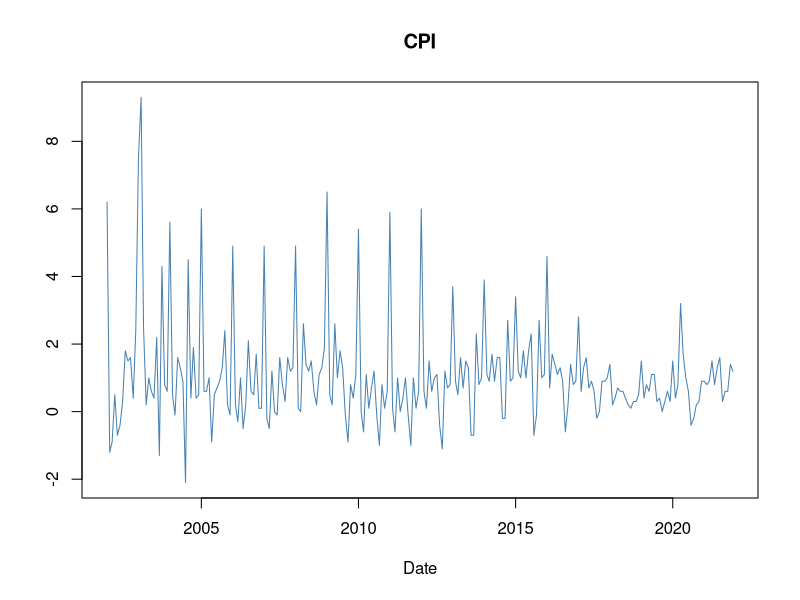
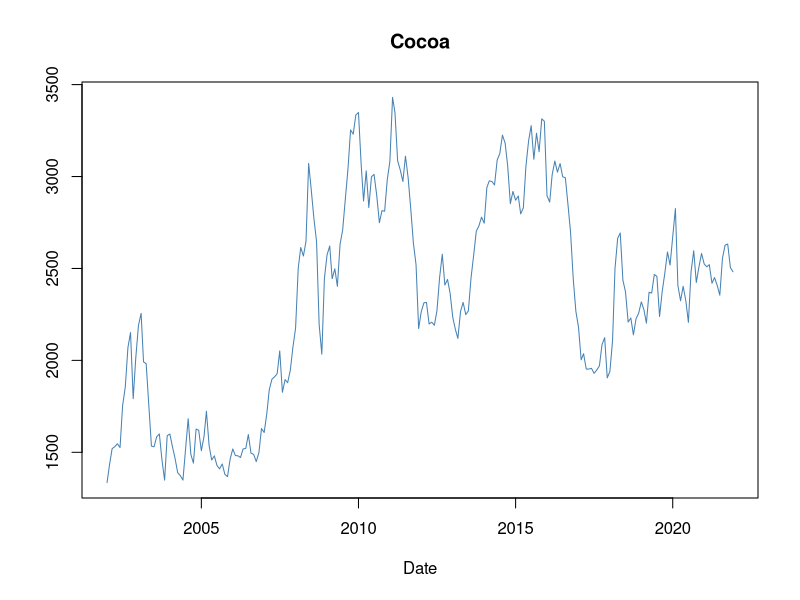
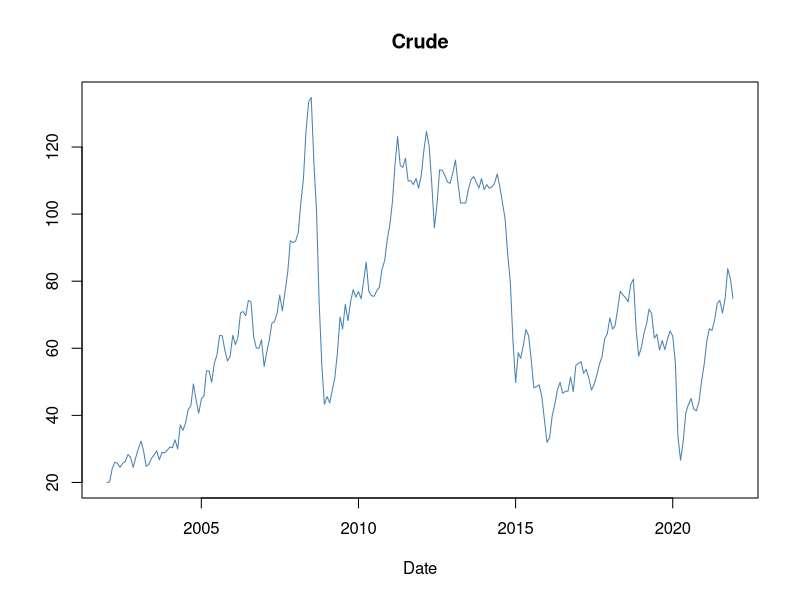
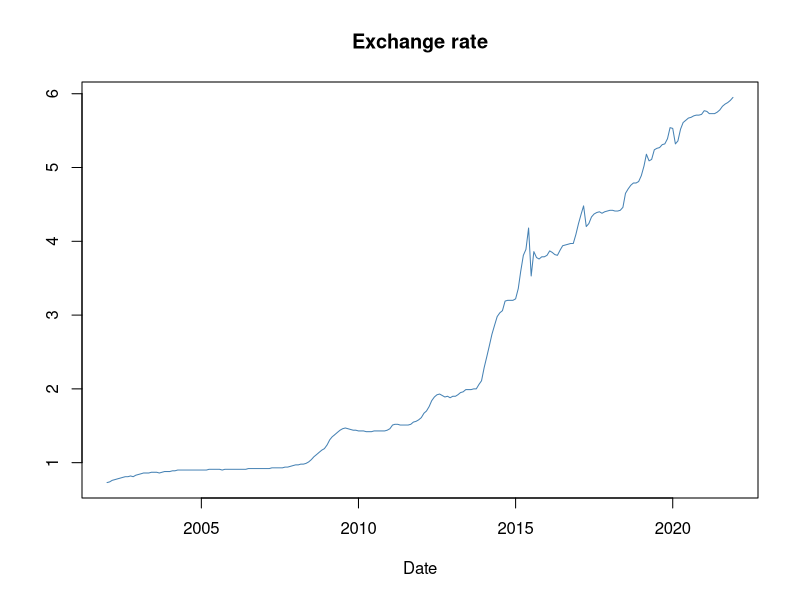
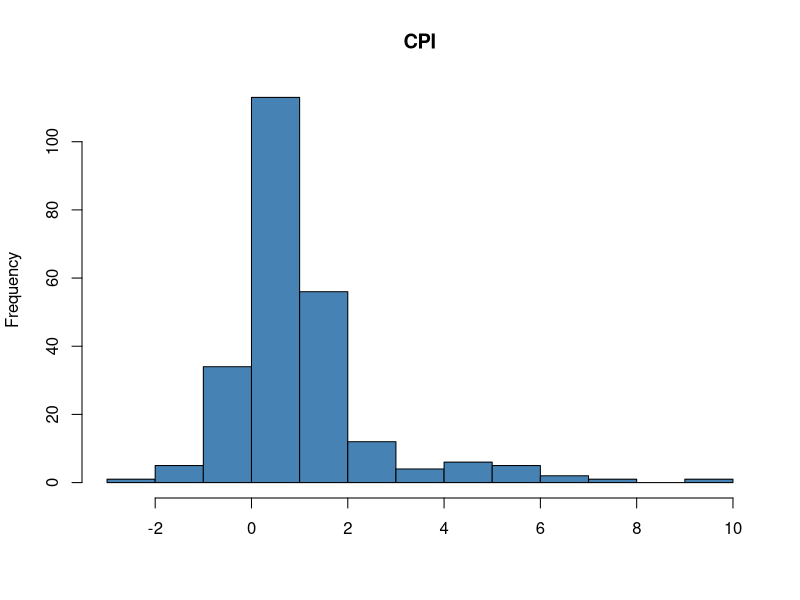
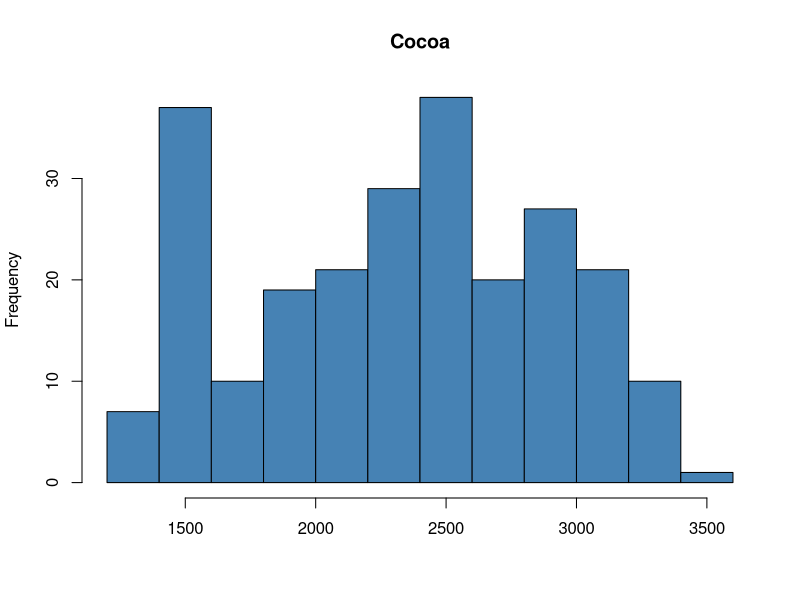
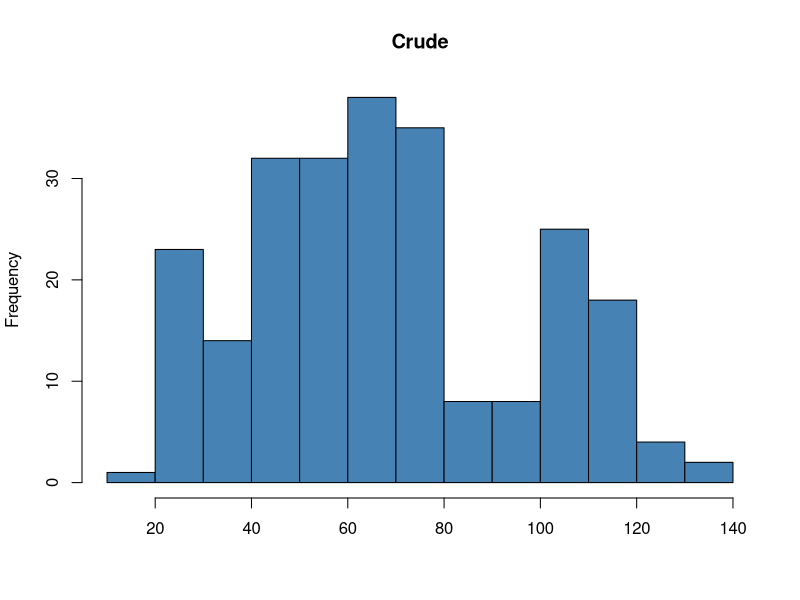
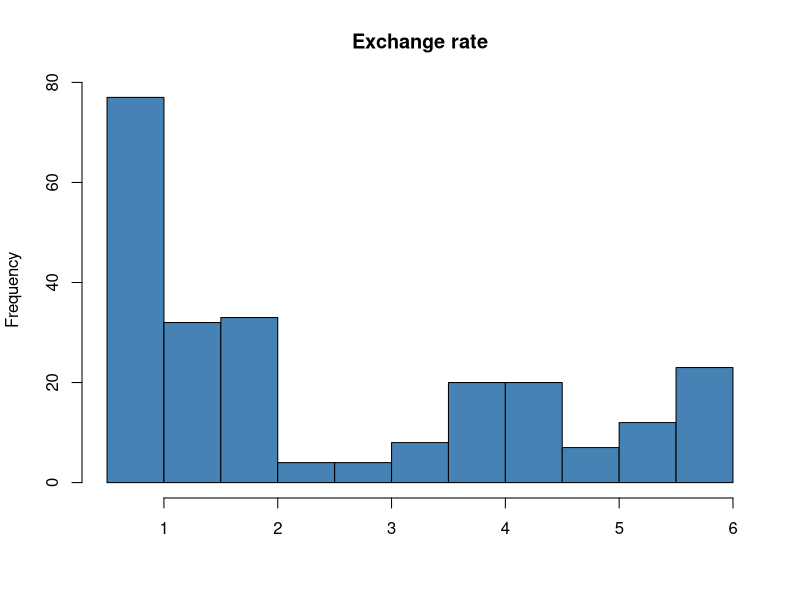

The R source for these figures, in order:
library(tidyverse)
library(tseries)
# 1. Load the data
data <- read_csv("clean_output/combined.csv")

# Rename the column with a space (do this once, here)
data <- data %>% rename(exchange_rate = `exchange rate`)

# 2. Look at it BEFORE dropping missing values
glimpse(data)
colSums(is.na(data))      # missing values per column

# 3. Drop rows with any missing value
data <- drop_na(data)
data <- data %>% filter(date >= "2002-01-01"& date <= "2021-12-01")

# 4. Check after dropping
nrow(data)
colSums(is.na(data))      # should all be 0
summary(data)

# 5. Time plots
plot(data$date, data$cpi,           type = "l", col = "steelblue", main = "CPI",           xlab = "Date", ylab = "")
plot(data$date, data$cocoa,         type = "l", col = "steelblue", main = "Cocoa",         xlab = "Date", ylab = "")
plot(data$date, data$crude,         type = "l", col = "steelblue", main = "Crude",         xlab = "Date", ylab = "")
plot(data$date, data$exchange_rate, type = "l", col = "steelblue", main = "Exchange rate", xlab = "Date", ylab = "")

# 6. Distributions
hist(data$cpi,           main = "CPI",           col = "steelblue", xlab = "")
hist(data$cocoa,         main = "Cocoa",         col = "steelblue", xlab = "")
hist(data$crude,         main = "Crude",         col = "steelblue", xlab = "")
hist(data$exchange_rate, main = "Exchange rate", col = "steelblue", xlab = "")

# 7. Seasonality (values by calendar month)
data$month <- lubridate::month(data$date, label = TRUE)

boxplot(cpi           ~ month, data = data, main = "CPI",           col = "lightblue", xlab = "", ylab = "")
boxplot(cocoa         ~ month, data = data, main = "Cocoa",         col = "lightblue", xlab = "", ylab = "")
boxplot(crude         ~ month, data = data, main = "Crude",         col = "lightblue", xlab = "", ylab = "")
boxplot(exchange_rate ~ month, data = data, main = "Exchange rate", col = "lightblue", xlab = "", ylab = "")

# 8. Correlation between the series
vars <- data %>% dplyr::select(cpi, cocoa, crude, exchange_rate)
cor(vars) %>% round(2)
pairs(vars, pch = 16)

# 9. Autocorrelation
acf(data$cpi,           main = "CPI")
acf(data$cocoa,         main = "Cocoa")
acf(data$crude,         main = "Crude")
acf(data$exchange_rate, main = "Exchange rate")

pacf(data$cpi,           main = "CPI")
pacf(data$cocoa,         main = "Cocoa")
pacf(data$crude,         main = "Crude")
pacf(data$exchange_rate, main = "Exchange rate")


cpiTs   <- ts(data$cpi,       start = c(2002, 1), frequency = 12)
cocoaTs <- ts(data$cocoa,     start = c(2002, 1), frequency = 12)
crudeTs <- ts(data$crude,     start = c(2002, 1), frequency = 12)
fxTs    <- ts(data$exchange_rate, start = c(2002, 1), frequency = 12)

# 11. Decomposition: trend + seasonal + remainder
plot(stl(cpiTs,   s.window = "periodic"), main = "CPI")
plot(stl(cocoaTs, s.window = "periodic"), main = "Cocoa")
plot(stl(crudeTs, s.window = "periodic"), main = "Crude")
plot(stl(fxTs,    s.window = "periodic"), main = "Exchange rate")


# ---------------------------------------------------------
# NEW: STATIONARITY
# ADF:  p < 0.05 -> stationary
# KPSS: p > 0.05 -> stationary (its null is reversed)
# ---------------------------------------------------------

# 12. LEVELS: one test at a time, all four variables together
adfLevels <- c(CPI = adf.test(cpiTs)$p.value,
               Cocoa = adf.test(cocoaTs)$p.value,
               Crude= adf.test(crudeTs)$p.value,
               Exchange_rate = adf.test(fxTs)$p.value)

kpssLevels <- c(CPI= kpss.test(cpiTs)$p.value,
                Cocoa= kpss.test(cocoaTs)$p.value,
                Crude= kpss.test(crudeTs)$p.value,
                Exchange_rate = kpss.test(fxTs)$p.value)

# Group the p-values by test
data.frame(ADF = adfLevels, KPSS = kpssLevels) %>% round(3)

# 13. Make the non-stationary series stationary: plain first differences
#     (NO scaling -- scaling on the full sample leaks test information)
#     CPI looks like month-on-month inflation (range -2.1 to 9.3), so it stays as it is
range(data$cpi)
cocoaDiff <- diff(cocoaTs)
crudeDiff <- diff(crudeTs)
fxDiff    <- diff(fxTs)
inflTs    <- window(cpiTs, start = c(2002, 2))     # CPI m/m inflation

plot(inflTs,    col = "steelblue", main = "CPI (m/m inflation)",        xlab = "", ylab = "")
plot(cocoaDiff, col = "steelblue", main = "Cocoa (first difference)",   xlab = "", ylab = "")
plot(crudeDiff, col = "steelblue", main = "Crude (first difference)",   xlab = "", ylab = "")
plot(fxDiff,    col = "steelblue", main = "USD/GHS (first difference)", xlab = "", ylab = "")

# 14. CHANGES: same two tests (CPI inflation is tested as it is)
adfChanges <- c(CPI           = adf.test(inflTs)$p.value,
                Cocoa         = adf.test(cocoaDiff)$p.value,
                Crude         = adf.test(crudeDiff)$p.value,
                Exchange_rate = adf.test(fxDiff)$p.value)

kpssChanges <- c(CPI           = kpss.test(inflTs)$p.value,
                 Cocoa         = kpss.test(cocoaDiff)$p.value,
                 Crude         = kpss.test(crudeDiff)$p.value,
                 Exchange_rate = kpss.test(fxDiff)$p.value)

data.frame(ADF = adfChanges, KPSS = kpssChanges) %>% round(3)
##############################################################################################


# =========================================================
# MULTIVARIATE: forecasting EXCHANGE RATE (fxDiff = first difference)
# Predictors: inflation, cocoaDiff, crudeDiff
# Continues from the end of rr.R
# =========================================================
library(forecast)
library(lmtest)
library(tseries)

set.seed(23)
#
# ---------------------------------------------------------
# 15. Stationary dataset
# ---------------------------------------------------------
dat <- ts.intersect(fxDiff, inflTs, cocoaDiff, crudeDiff)

# USD/GHS in LEVELS, same months as dat (used to compare everything in cedis)
fxLevel <- window(fxTs, start = c(2002, 2))

# ---------------------------------------------------------
# 16. Train / test split (time-ordered, 80/20 = last 48 months for test)
# ---------------------------------------------------------
n      <- nrow(dat)
nTrain <- floor(0.8 * n)
h      <- n - nTrain

train <- window(dat, end   = time(dat)[nTrain])
test  <- window(dat, start = time(dat)[nTrain + 1])
cat("Train:", nrow(train), " Test:", nrow(test), "\n")

yTrain <- train[, "fxDiff"]
yTest  <- test[,  "fxDiff"]

# Predictors: one matrix for training, one for all months (used by the rolling forecasts)
xTr  <- as.matrix(train[, c("inflTs", "cocoaDiff", "crudeDiff")])
xAll <- as.matrix(dat[,   c("inflTs", "cocoaDiff", "crudeDiff")])

# =========================================================
# PART A: ARIMAX
# =========================================================

# 17. Automatic model for reference
axAuto <- auto.arima(yTrain, xreg = xTr,
                     d = 0, D = 0,
                     stepwise = FALSE, approximation = FALSE,
                     seasonal.test = "seas", ic = "aicc", trace = TRUE)
print(axAuto)

# 18. Competing ARIMAX models (same predictors, different ARMA errors)
ax1 <- Arima(yTrain, order = c(0,0,0), xreg = xTr)
ax2 <- Arima(yTrain, order = c(1,0,1), xreg = xTr)
ax3 <- Arima(yTrain, order = c(1,0,2), xreg = xTr)
ax4 <- Arima(yTrain, order = c(1,0,3), xreg = xTr)


# 19. Information criteria (HQIC = AIC with penalty 2*log(log(n)))
kHq <- 2 * log(log(length(yTrain)))

icX <- data.frame(
  AIC  = AIC(ax1, ax2, ax3, ax4, axAuto)$AIC,
  BIC  = BIC(ax1, ax2, ax3, ax4, axAuto)$BIC,
  HQIC = AIC(ax1, ax2, ax3, ax4, axAuto, k = kHq)$AIC,
  row.names = c("ax1", "ax2", "ax3", "ax4", "axAuto"))
print(round(icX, 3))

# 20. Pick the best ARIMAX: the row with the lowest values in the table above
bestX <- axAuto                      # <- change to the model with the lowest AIC/BIC/HQIC
print(bestX)
coeftest(bestX)                   # are the predictors significant?

# 21. Residual diagnostics: ARIMAX
checkresiduals(bestX, lag = 24)                  # plot, ACF, histogram, Ljung-Box
shapiro.test(residuals(bestX))                   # normality
Box.test(residuals(bestX)^2, lag = 12, type = "Ljung-Box")   # ARCH effects

# 22. Rolling forecasts of the test window (model re-estimated every month)
#     Future predictor values are taken as known (actual test values).
ord <- arimaorder(bestX)[1:3]
fArimax <- function(x, h, xreg, newxreg)
  forecast(Arima(x, order = ord, xreg = xreg), h = h, xreg = newxreg)

eDiff   <- tsCV(dat[, "fxDiff"], fArimax, h = 6, xreg = xAll, initial = nTrain)
eArimax <- t(apply(as.matrix(eDiff), 1, cumsum))     # errors back in LEVELS (cedis), h = 1..6

# 23. Benchmarks on levels: random walk with drift (main) and plain random walk
eRWdrift <- tsCV(fxLevel, rwf,   h = 6, drift = TRUE, initial = nTrain)
eRW      <- tsCV(fxLevel, naive, h = 6,               initial = nTrain)

# 24. Choose the horizon (1, 3 or 6 months) and re-run from here for each
hz <- 1
# keep only the origins where ALL three models produced a forecast, so lengths always match
ok     <- complete.cases(eArimax[, hz], eRWdrift[, hz], eRW[, hz])
idx    <- which(ok)                                  # forecast origins (row numbers)
eA     <- eArimax[idx,  hz]
eD     <- eRWdrift[idx, hz]
eN     <- eRW[idx,      hz]
actual <- as.numeric(fxLevel)[idx + hz]              # test targets
origin <- as.numeric(fxLevel)[idx]                   # last observed level at each forecast
cat("Forecasts evaluated:", length(idx), "\n")

# 25. Accuracy in cedis (accuracy() from forecast gives ME, RMSE, MAE)
keep <- c("ME", "RMSE", "MAE")
testMetrics <- rbind(
  ARIMAX   = accuracy(actual - eA, actual)[, keep],
  RW_drift = accuracy(actual - eD, actual)[, keep],
  RW       = accuracy(actual - eN, actual)[, keep])

maseDen <- mean(abs(as.numeric(yTrain)))             # one-step naive error on training levels
testMetrics <- cbind(testMetrics,
                     MASE    = testMetrics[, "MAE"] / maseDen,
                     RelRMSE = testMetrics[, "RMSE"] / testMetrics["RW_drift", "RMSE"])

cat("\n--- TEST-SET METRICS (cedis), horizon =", hz, "month(s) ---\n")
print(round(testMetrics, 4))

# 26. Directional accuracy (did the forecast get the up/down move right?)
mean(sign((actual - eA) - origin) == sign(actual - origin))

# 27. Diebold-Mariano test: ARIMAX vs random walk with drift
dm.test(eA, eD, h = hz, power = 2)


# 29. Training-set metrics (one-step, same units as the 1-month test RMSE)
fittedX <- fitted(bestX)

# Align fitted values with training observations
valid <- is.finite(fittedX) & is.finite(yTrain)
actualTrain <- as.numeric(yTrain[valid])
predTrain   <- as.numeric(fittedX[valid])

trainME   <- mean(actualTrain - predTrain)
trainRMSE <- sqrt(mean((actualTrain - predTrain)^2))
trainMAE  <- mean(abs(actualTrain - predTrain))
trainMASE <- trainMAE / maseDen

trainMetrics <- data.frame(
  ME   = trainME,
  RMSE = trainRMSE,
  MAE  = trainMAE,
  MASE = trainMASE
)

cat("\n--- TRAIN-SET METRICS ---\n")
print(round(trainMetrics, 4))


# 30. Over/underfitting check (use hz = 1 so test and train RMSE are in the same units)
fitCheck <- data.frame(
  rmseTrain = trainMetrics$RMSE,
  rmseTest  = testMetrics["ARIMAX", "RMSE"]
)

fitCheck$ratio <- fitCheck$rmseTest / fitCheck$rmseTrain
print(round(fitCheck, 4))


# 31. Plot actual vs forecasts, in levels
plot(time(fxLevel)[idx + hz], actual, type = "l", lwd = 2, col = "black",
     main = paste("USD/GHS: actual vs", hz, "month-ahead forecasts (test set)"),
     xlab = "Year", ylab = "GHS per USD")

lines(time(fxLevel)[idx + hz], actual - eA, col = "steelblue", lwd = 2)
lines(time(fxLevel)[idx + hz], actual - eD, col = "firebrick", lwd = 2, lty = 2)

legend("topleft", c("Actual", "ARIMAX", "RW with drift"),
       col = c("black", "steelblue", "firebrick"), lwd = 2, lty = c(1, 1, 2), bty = "n")
